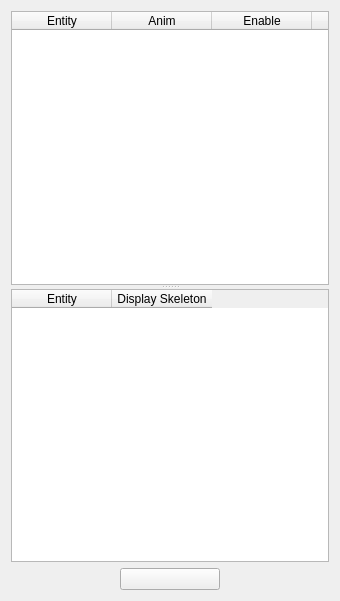
<?xml version="1.0" encoding="UTF-8"?>
<ui version="4.0">
 <class>AnimationWidget</class>
 <widget class="QWidget" name="AnimationWidget">
  <property name="geometry">
   <rect>
    <x>0</x>
    <y>0</y>
    <width>340</width>
    <height>601</height>
   </rect>
  </property>
  <property name="windowTitle">
   <string>Form</string>
  </property>
  <layout class="QVBoxLayout" name="verticalLayout">
   <item>
    <widget class="QSplitter" name="splitter">
     <property name="orientation">
      <enum>Qt::Vertical</enum>
     </property>
     <widget class="QTableWidget" name="animTable">
      <property name="sizePolicy">
       <sizepolicy hsizetype="Expanding" vsizetype="Expanding">
        <horstretch>0</horstretch>
        <verstretch>0</verstretch>
       </sizepolicy>
      </property>
      <property name="toolTip">
       <string>&lt;html&gt;&lt;head/&gt;&lt;body&gt;&lt;p&gt;Double click to edit animation's name&lt;/p&gt;&lt;/body&gt;&lt;/html&gt;</string>
      </property>
      <property name="horizontalScrollBarPolicy">
       <enum>Qt::ScrollBarAlwaysOff</enum>
      </property>
      <property name="alternatingRowColors">
       <bool>true</bool>
      </property>
      <property name="sortingEnabled">
       <bool>true</bool>
      </property>
      <property name="columnCount">
       <number>4</number>
      </property>
      <attribute name="verticalHeaderVisible">
       <bool>false</bool>
      </attribute>
      <column>
       <property name="text">
        <string>Entity</string>
       </property>
      </column>
      <column>
       <property name="text">
        <string>Anim</string>
       </property>
      </column>
      <column>
       <property name="text">
        <string>Enable</string>
       </property>
      </column>
      <column>
       <property name="text">
        <string>Loop</string>
       </property>
      </column>
     </widget>
     <widget class="QTableWidget" name="skeletonTable">
      <attribute name="verticalHeaderVisible">
       <bool>false</bool>
      </attribute>
      <column>
       <property name="text">
        <string>Entity</string>
       </property>
      </column>
      <column>
       <property name="text">
        <string>Display Skeleton</string>
       </property>
      </column>
     </widget>
    </widget>
   </item>
   <item>
    <layout class="QHBoxLayout" name="horizontalLayout_11">
     <property name="topMargin">
      <number>0</number>
     </property>
     <item>
      <spacer name="horizontalSpacer_4">
       <property name="orientation">
        <enum>Qt::Horizontal</enum>
       </property>
       <property name="sizeHint" stdset="0">
        <size>
         <width>40</width>
         <height>20</height>
        </size>
       </property>
      </spacer>
     </item>
     <item>
      <widget class="QPushButton" name="PlayPauseButton">
       <property name="minimumSize">
        <size>
         <width>100</width>
         <height>0</height>
        </size>
       </property>
       <property name="text">
        <string/>
       </property>
       <property name="icon">
        <iconset resource="../resources/resource.qrc">
         <normaloff>:/icones/play.png</normaloff>:/icones/play.png</iconset>
       </property>
       <property name="iconSize">
        <size>
         <width>20</width>
         <height>20</height>
        </size>
       </property>
       <property name="checkable">
        <bool>true</bool>
       </property>
      </widget>
     </item>
     <item>
      <spacer name="horizontalSpacer_5">
       <property name="orientation">
        <enum>Qt::Horizontal</enum>
       </property>
       <property name="sizeHint" stdset="0">
        <size>
         <width>40</width>
         <height>20</height>
        </size>
       </property>
      </spacer>
     </item>
    </layout>
   </item>
  </layout>
 </widget>
 <resources>
  <include location="../resources/resource.qrc"/>
 </resources>
 <connections/>
</ui>
